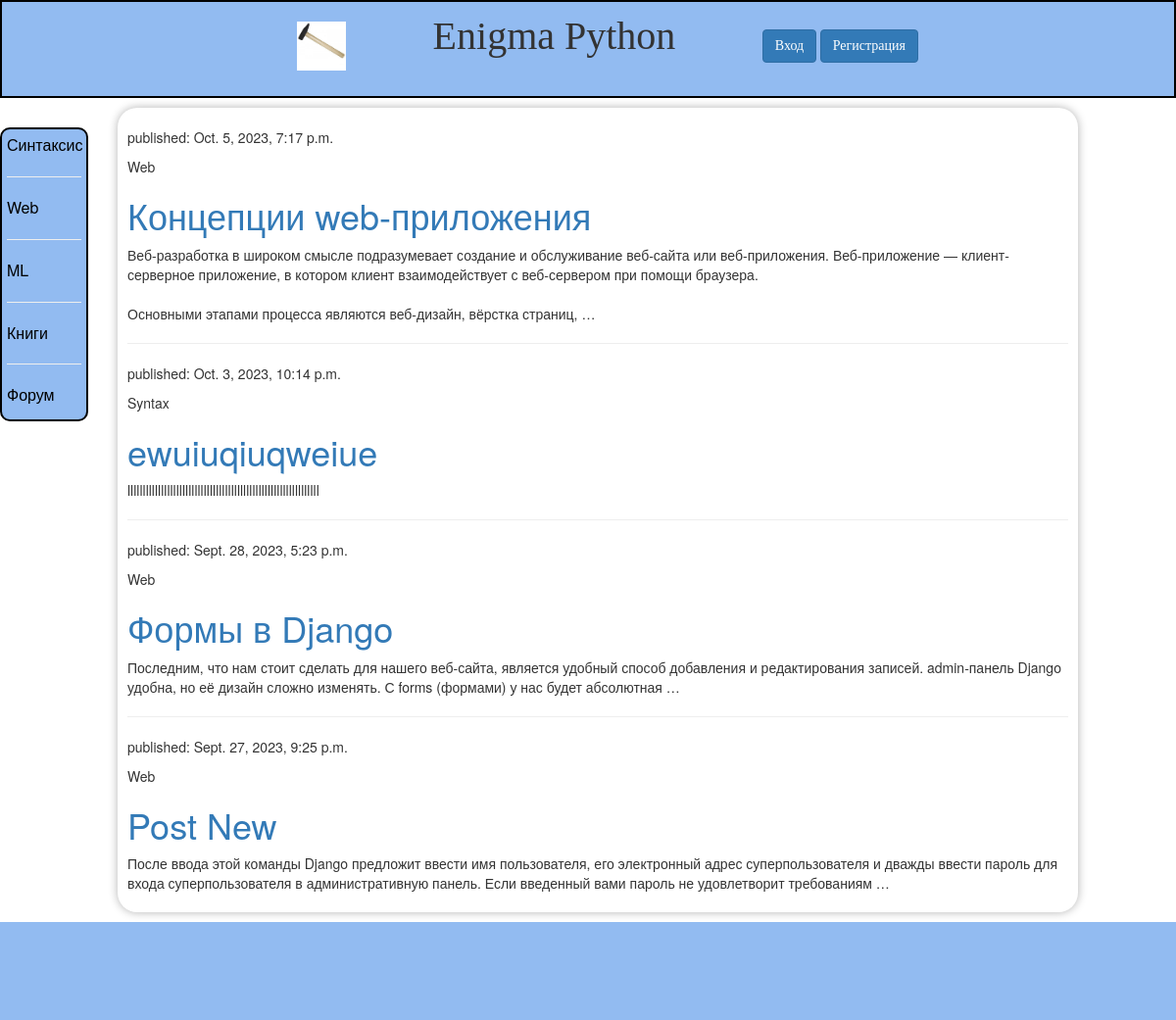
Before: / with the older database file.
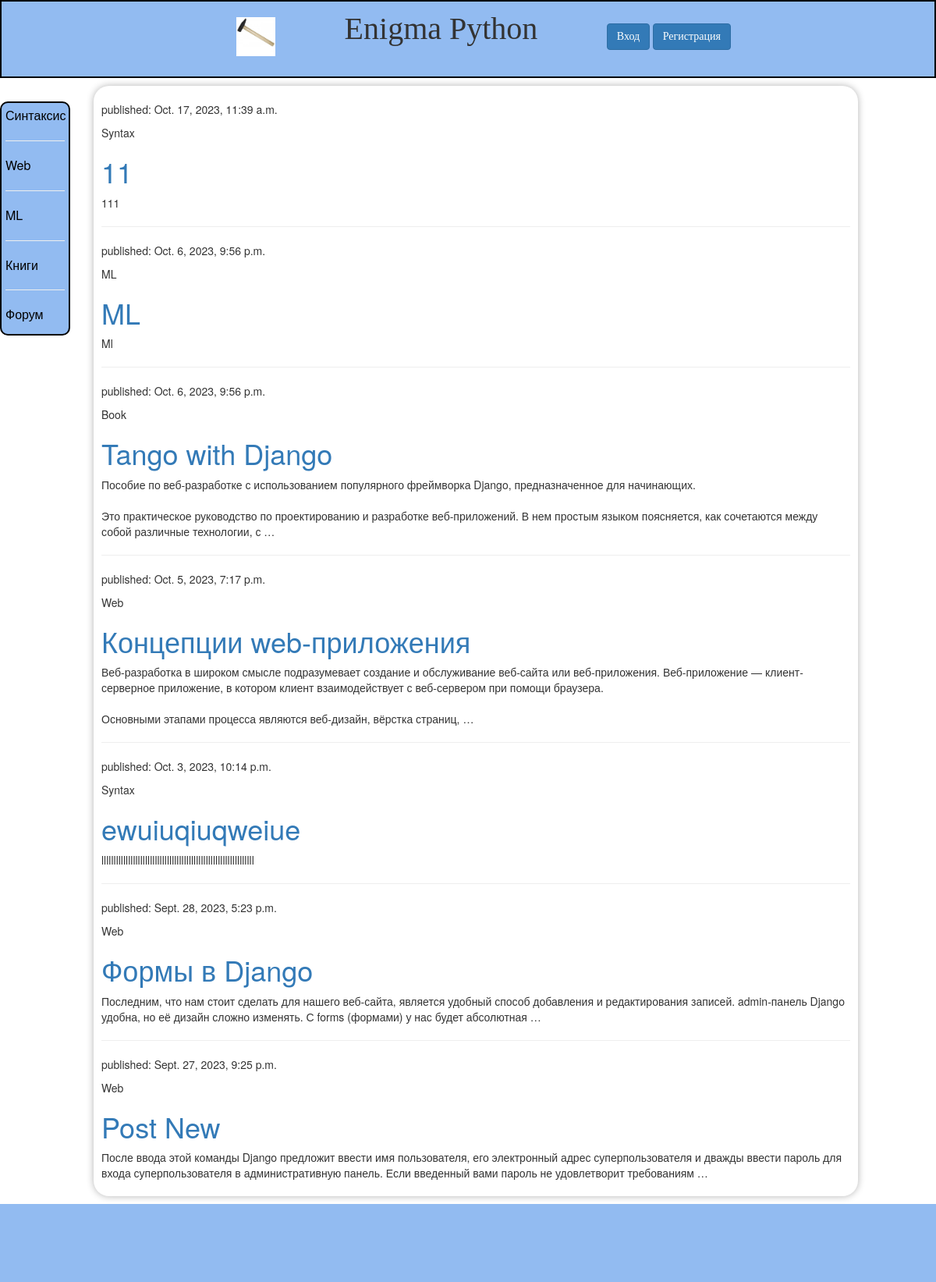
After: the same page with the newer database file.
### coolsite/models.py (models this page shows, shortened)
class Post(models.Model):
    AUTHOR_CHOICES = (
        ('ML', 'Machine Learning'),
        ('Web', 'Web Development'),
        ('Syntax', 'Programming Syntax'),
        ('Book', 'Book Reviews'),
    )
    author = models.ForeignKey(settings.AUTH_USER_MODEL, on_delete=models.CASCADE)
    choice = models.CharField(max_length=10, choices=AUTHOR_CHOICES, default='Syntax')
    title = models.CharField(max_length=200)
    text = models.TextField()
    img = models.ImageField(upload_to='images/', default='default_image.jpg')
    created_date = models.DateTimeField(default=timezone.now)
    published_date = models.DateTimeField(blank=True, null=True)
    def get_absolute_url(self):
        return reverse('post_detail', args=[str(self.pk)])

### coolsite/views.py (the view)
# urls.py: path('', views.index, name='home'),
def index(request):
    post = Post.objects.filter(published_date__lte=timezone.now()).order_by('-published_date')
    return render(request, 'blog/index.html', {'post': post, 'menu': menu})

### coolsite/templates/blog/index.html
{% extends 'base.html' %}
{% block content %}
        <p>{% for post in post %}</p>
            <p>published: {{ post.published_date }}</p>
            <p> {{ post.choice }}</p>
            <h1><a href="{{ post.get_absolute_url }}">{{ post.title }}</a></h1
            <p>{{ post.text|linebreaksbr|truncatewords:30 }}</p>
            {% if not forloop.last %}
            <hr>
            {% endif %}
    {% endfor %}
{% endblock %}

### templates/base.html (shortened to what this page needs)
<!DOCTYPE html>
{% load static %}
<html lang="en">
<head>
    <link rel="stylesheet" href="https://stackpath.bootstrapcdn.com/bootstrap/4.5.2/css/bootstrap.min.css">
    <link rel="stylesheet" href="//maxcdn.bootstrapcdn.com/bootstrap/3.2.0/css/bootstrap.min.css">
    <link rel="stylesheet" href="{% static 'css/coolsite.css' %}">
    <link rel="stylesheet" href="{% static 'css/menu.css' %}">
</head>
<body>
{% include "blog/menu.html" %}
<div class="content">
{% block content %}
{% endblock %}
</div>
<footer class="footer">
</footer>
</body>
</html>

### coolsite/templates/blog/menu.html
{% load static %}
<div class="menu">
    <nav>
      <ul>
          <li><a href={% url 'home' %} class="logo">
            <img src="{% static 'img/icon.png' %}" alt="Логотип">
            </a></li>
          <li class="logo-txt">Enigma Python</li>
          {% if user.is_authenticated %}
          <li>{{ user.username }}, <a href="{% url 'account_logout' %}" class="btn btn-primary" > Выход </a> </li>
          <a href="{% url 'post_new' %}" class="top-menu"><span class="glyphicon glyphicon-plus"></span></a>
          {% else %}
          <li><a href="{% url 'account_login' %}" class="btn btn-primary" >Вход </a>
              <a href="{% url 'account_signup' %}" class="btn btn-primary" > Регистрация</a>
          {% endif %}
      </ul>
    </nav>
</div>
<div class="menu-left">
    <nav>
   {% for menu_items in menu %}
    <li>
        <a href="{% url menu_items.url_name %}">{{ menu_items.title }}</a>
        {% if not forloop.last %}
        <hr>
        {% endif %}
    </li>
    {% endfor %}
    </nav>
</div>

### coolsite/static/css/coolsite.css (style rules this page uses)
body { height: 100%; margin: 0; }
.content { min-height: calc(100% - 100px); box-shadow: 0px 0px 10px rgba(0,0,0,0.3); max-width: 1170px; margin: 10px; margin-left: 120px; margin-right: 100px; padding: 10px; border-radius: 20px; }
.footer { height: 100px; background-color: #92bbf1; left: 0; bottom: 0; width: 100%; }

### coolsite/static/css/menu.css (style rules this page uses)
.menu { background-color: #92bbf1; width: 100%; height: 100px; font-family: 'Lobster'; display: flex; align-items: center; justify-content: center; border: 2px solid black; }
.menu nav { text-align: center; }
.menu nav ul { list-style-type: none; }
.menu nav li { margin-right: 40px; display: inline; margin-left: 40px; margin-top: 20px; }
.menu nav a { text-decoration: none; }
.logo { display: inline-block; margin-bottom: 10px; }
.logo img { max-width: 50px; height: 50px; }
.logo-txt { font-size: 40px; border-radius: 4px; padding: 5px; }
.menu-left { padding: 5px; background-color: #92bbf1; margin-top: 30px; width: 90px; height: 300px; position: fixed; border: 2px solid black; border-radius: 10px; }
.menu-left nav a { text-decoration: none; color: black; }
.menu-left nav li { font-size: 16px; display: block; }

Changed rows visible on the page:
added Post: published_date "Oct. 17, 2023, 11:39 a.m.", choice "Syntax", title "11", text "111"
added Post: published_date "Oct. 6, 2023, 9:56 p.m.", choice "ML", title "ML", text "Ml"
added Post: published_date "Oct. 6, 2023, 9:56 p.m.", choice "Book", title "Tango with Django", text "Пособие по веб-разработке с использованием популярного фреймворка Django, предназначенное для начинающих. Это практическое руководство по проектированию и разработке веб-приложений. В нем простым языком поясняется, как сочетаются между собой различные технологии, с …"
